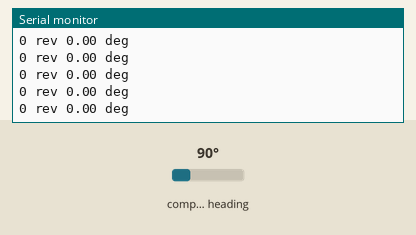
Simulated run of this sketch. Board: Arduino Uno, built with avr-gcc and run on an emulated ATmega328P. On the bench: the last lines printed to the serial monitor. Wiring (inferred from the names in the program): AS5600 angle sensor at I2C address 0x36. Inputs (shaded band) come from the test bench; at power-on: compass heading 90°.

Above: at 1.7 s.
1.8 s: compass heading set to 7°
At 2.07 s:
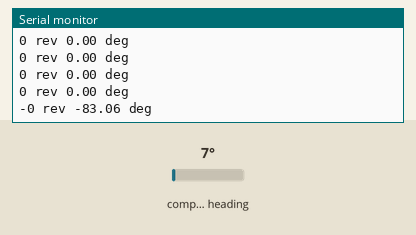
3.3 s: compass heading set to 180°
At 3.48 s:
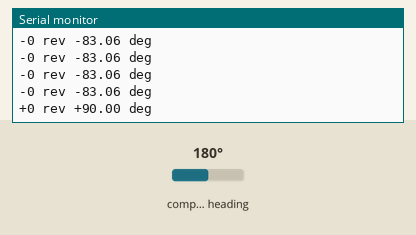
Timing chart, 0 to 6.3 s (numbered marks = the images above; inputs shaded):
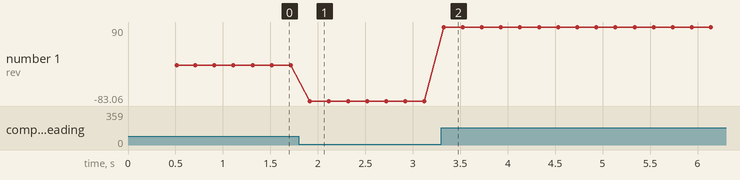

The sketch:

as5600-encoder.ino
```cpp
/*

VCC -> 3.3V Arduino
GND -> GND
SDA -> A4 (UNO SDA)
SCL -> A5 (UNO SCL)
INT (if present/used) -> optional digital pin (e.g., D2) — not used by this sketch
*/

#include <Wire.h>

const uint8_t AS5600_ADDR = 0x36;   // I2C address for AS5600
#define COUNTS_PER_REV 4096  // 12-bit resolution

bool initialized = false;
uint16_t prevRaw = 0;
int32_t totalTicks = 0;   // signed cumulative tick count since zero

void setup() {
  Serial.begin(115200);
  Wire.begin();  // Join I2C bus (UNO: SDA=A4, SCL=A5)
  delay(500);
  Serial.println("AS5600 Magnetic Encoder Test - Revolutions tracking");

  // Wait until AS5600 is detected
  Serial.print("Scanning for AS5600 at address 0x");
  Serial.print(AS5600_ADDR, HEX);
  Serial.println("...");

  while (true) {
    Wire.beginTransmission(AS5600_ADDR);
    if (Wire.endTransmission() == 0) {
      Serial.println("AS5600 found!");
      break; // Exit the loop once the sensor is detected
    }
    delay(1000); // Wait a second before retrying
  }
}

uint16_t readAngleRaw() {
  Wire.beginTransmission(AS5600_ADDR);
  Wire.write(0x0E);  // Start address for angle high byte
  if (Wire.endTransmission() != 0) return 0xFFFF; // comms error

  Wire.requestFrom((uint8_t)AS5600_ADDR, (uint8_t)2); // unambiguous overload
  if (Wire.available() == 2) {
    uint8_t highByte = Wire.read();
    uint8_t lowByte = Wire.read();
    return ((highByte & 0x0F) << 8) | lowByte;  // 12-bit angle
  }
  return 0xFFFF;  // error
}

void loop() {
  uint16_t raw = readAngleRaw();
  if (raw == 0xFFFF) {
    Serial.println("Read error");
    delay(200);
    return;
  }

  if (!initialized) {
    // Treat first reading as zero reference: map current physical angle -> logical 0
    prevRaw = raw;
    totalTicks = 0;
    initialized = true;
    Serial.print("Zeroed at raw = ");
    Serial.println(raw);
    // Explicitly show start state as 0 rev +0.00 deg
    Serial.print("+");
    Serial.print(0);
    Serial.print(" rev +");
    Serial.print(0.00, 2);
    Serial.println(" deg");
    delay(200);
    return;
  }

  // compute delta with wrap correction
  int32_t delta = (int32_t)raw - (int32_t)prevRaw;
  if (delta > (COUNTS_PER_REV / 2)) {
    delta -= COUNTS_PER_REV;
  } else if (delta < -(COUNTS_PER_REV / 2)) {
    delta += COUNTS_PER_REV;
  }

  totalTicks += delta;
  prevRaw = raw;

  // compute integer revolutions and remaining angle (signed)
  int32_t revsInt = totalTicks / COUNTS_PER_REV;            // trunc toward zero
  int32_t remTicks = totalTicks % COUNTS_PER_REV;          // may be negative
  float remAngleDeg = (remTicks * 360.0f) / (float)COUNTS_PER_REV;

  // --- changed printing: show absolute values and direction ---
  // direction based on sign of totalTicks: '+' for forward, '-' for reverse, '0' if exactly zero
  char dir = (totalTicks > 0) ? '+' : (totalTicks < 0) ? '-' : '0';

  // absolute values
  uint32_t revsAbs = (revsInt >= 0) ? (uint32_t)revsInt : (uint32_t)(-revsInt);
  float remAngleAbs = (remAngleDeg >= 0.0f) ? remAngleDeg : -remAngleDeg;

  // print direction + absolute revolutions and absolute remaining angle
  if (dir != '0') Serial.print(dir);
  Serial.print(revsAbs);
  Serial.print(" rev ");

  if (dir != '0') Serial.print(dir);
  Serial.print(remAngleAbs, 2);
  Serial.println(" deg");
  // --- end changed printing ---

  delay(200);
}
```

Measured:
- after the input at 1.8 s, the serial monitor: prints a new line after 0.12 s (image 1)
- after the input at 3.3 s, the serial monitor: prints a new line at once (image 2)
- plotted number 1: 0 → -83.06 after the input at 1.8 s, -83.06 → 90 after the input at 3.3 s
